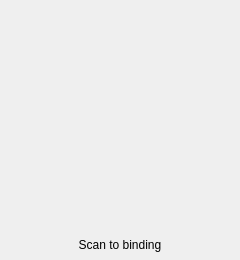
<?xml version="1.0" encoding="UTF-8"?>
<ui version="4.0">
 <class>GWPttQRCodeDialogClass</class>
 <widget class="QDialog" name="GWPttQRCodeDialogClass">
  <property name="geometry">
   <rect>
    <x>0</x>
    <y>0</y>
    <width>240</width>
    <height>260</height>
   </rect>
  </property>
  <property name="windowTitle">
   <string>QRCode</string>
  </property>
  <widget class="QLabel" name="labelQRCode">
   <property name="geometry">
    <rect>
     <x>20</x>
     <y>20</y>
     <width>200</width>
     <height>200</height>
    </rect>
   </property>
   <property name="text">
    <string/>
   </property>
  </widget>
  <widget class="QLabel" name="label">
   <property name="geometry">
    <rect>
     <x>70</x>
     <y>235</y>
     <width>100</width>
     <height>20</height>
    </rect>
   </property>
   <property name="text">
    <string>Scan to binding</string>
   </property>
   <property name="alignment">
    <set>Qt::AlignCenter</set>
   </property>
  </widget>
 </widget>
 <layoutdefault spacing="6" margin="11"/>
 <resources/>
 <connections/>
</ui>
